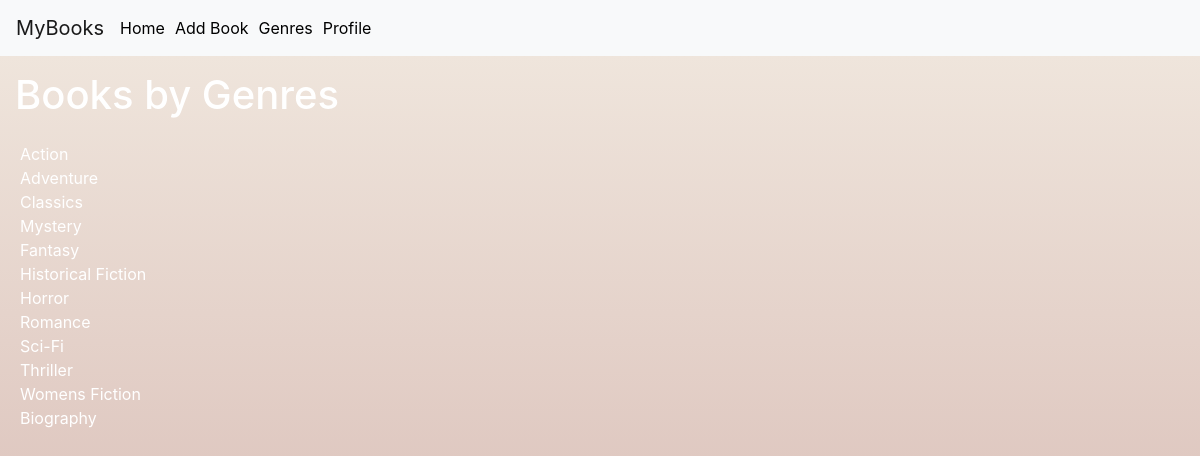
The app's page /genres with its own data.
### bookshelf/models.py (models this page shows, shortened)
class Genre(models.Model):
    name = models.CharField(max_length=60, blank=False)

### bookshelf/views.py (the view)
# urls.py: path('genres', views.genres, name="genres"),
def genres(request):
    return render(request, "bookshelf/genres.html", {'genres': Genre.objects.all()})

### bookshelf/templates/bookshelf/genres.html
{% extends "bookshelf/layout.html" %}
{% load static %}
{% block body %}
    <h1 style="color: white; padding: 15px;">Books by Genres</h1>
    {% for genre in genres %}
        <a style="color: white; margin-left: 20px;" href="{% url 'genre' genre.id %}">{{ genre.name }}</a><br>
    {% endfor %}
{% endblock %}

### bookshelf/templates/bookshelf/layout.html (shortened to what this page needs)
{% load static %}
<!DOCTYPE html>
<html lang="en">
    <head>
        <link rel="stylesheet" href="https://stackpath.bootstrapcdn.com/bootstrap/4.4.1/css/bootstrap.min.css">
    </head>
    <body>
        <nav class="navbar navbar-expand-sm navbar-light bg-light">
            <a class="navbar-brand" href="{% url 'index' %}">MyBooks</a>
            <div>
              <ul class="navbar-nav">
                <li class="nav-item">
                    <a style="margin-right: 10px; color: black;" href="{% url 'index' %}">Home</a>
                </li>
                <li class="nav-item">
                    <a style="margin-right: 10px; color: black;" href="{% url 'create' %}">Add Book</a>
                </li>
                <li class="nav-item">
                    <a style="margin-right: 10px; color: black;" href="{% url 'genres' %}">Genres</a>
                </li>
                <li class="nav-item">
                    <a style="margin-right: 10px; color: black;" href="{% url 'profile' %}">Profile</a>
                </li>
              </ul>
            </div>
          </nav>
        <div class="body" style="background: #d4a0a5; background: -webkit-linear-gradient(to bottom, #EFE5DC, #d0ada7); background: linear-gradient(to bottom, #EFE5DC, #d0ada7); min-height: 100vh; ">
            {% block body %}
            {% endblock %}
        </div>
    </body>
</html>

### records on screen
Genre: name "Action"
Genre: name "Adventure"
Genre: name "Classics"
Genre: name "Mystery"
Genre: name "Fantasy"
Genre: name "Historical Fiction"
Genre: name "Horror"
Genre: name "Romance"
Genre: name "Sci-Fi"
Genre: name "Thriller"
Genre: name "Womens Fiction"
Genre: name "Biography"
